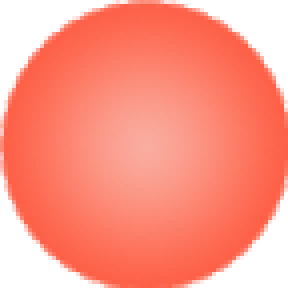
#> input picture Project/imgs/ball.png, 72 x 72 px (shown 4 times larger)
$ python convert.py   (older library calls are emulated)
#> lines starting #> are read from the running program, lines starting #| are printed output that depends on the picture
import numpy as np
from PIL import Image

# 图片文件路径
img_path = 'ball.png'

# 调整原图像大小可设置set_size=1,反之为=0
set_size = 0
img_w = 300
img_h = 200

# 读取图片并做大小调整
def gen_img():
    img = Image.open(img_path)
#> img is the input picture: PIL image 72x72 RGBA; mean R, G, B, A 253.2, 146.3, 128.9, 203.1
    if set_size == 1:
        img = img.resize((img_w, img_h), Image.ANTIALIAS)
        img.save('re_picture.jpg')
    img = np.array(img)

    return img

# 分别生成R G B的coe文件
def gen_coe(img):
    img_R = []
    img_G = []
    img_B = []
    for i in range(img.shape[0]):
        for j in range(img.shape[1]):
            img_R.append(img[i][j][0])
            img_G.append(img[i][j][1])
            img_B.append(img[i][j][2])
#> after the loop, img_B = 5184 values, max 255 at index 0, min 69 at index 307, mean 128.9; img_G = 5184 values, max 255 at index 0, min 95 at index 31, mean 146.3; img_R = 5184 values, max 255 at index 0, min 249 at index 2341, mean 253.2

    with open('Picture_R_Rom.coe', 'w') as f:
        f.writelines('memory_initialization_radix = 10;\nmemory_initialization_vector = ')
        for i in range(len(img_R)):
            if i % img.shape[1] == 0:
                f.write('\n')
            f.write(str(img_R[i]).rjust(4) + ',')
    f.close()

    with open('Picture_G_Rom.coe', 'w') as f:
        f.writelines('memory_initialization_radix = 10;\nmemory_initialization_vector = ')
        for i in range(len(img_G)):
            if i % img.shape[1] == 0:
                f.write('\n')
            f.write(str(img_G[i]).rjust(4) + ',')
    f.close()

    with open('Picture_B_Rom.coe', 'w') as f:
        f.writelines('memory_initialization_radix = 10;\nmemory_initialization_vector = ')
        for i in range(len(img_B)):
            if i % img.shape[1] == 0:
                f.write('\n')
            f.write(str(img_B[i]).rjust(4) + ',')
    f.close()

# coe文件转换成图片
def coe2picture():
    infos_R = []
    with open('Picture_R_Rom.coe', 'r') as f:
        info = f.read().splitlines()
        for i in range(2, len(info)):
            info1 = [int(a) for a in info[i].split(',')[:-1]]
            infos_R.append(info1)
    f.close()

    infos_G = []
    with open('Picture_G_Rom.coe', 'r') as f:
        info = f.read().splitlines()
        for i in range(2, len(info)):
            info1 = [int(a) for a in info[i].split(',')[:-1]]
            infos_G.append(info1)
    f.close()

    infos_B = []
    with open('Picture_B_Rom.coe', 'r') as f:
        info = f.read().splitlines()
        for i in range(2, len(info)):
            info1 = [int(a) for a in info[i].split(',')[:-1]]
            infos_B.append(info1)
    f.close()

    img_array = np.empty((np.array(infos_B).shape[0],np.array(infos_B).shape[1],3), dtype=int)
    if set_size == 1:
        img_array = np.empty((img_h,img_w,3), dtype=int)

    for i in range(np.array(infos_B).shape[0]):
        for j in range(np.array(infos_B).shape[1]):
            img_array[i][j][0] = infos_R[i][j]
            img_array[i][j][1] = infos_G[i][j]
            img_array[i][j][2] = infos_B[i][j]


    img_pil = Image.fromarray(np.uint8(img_array))
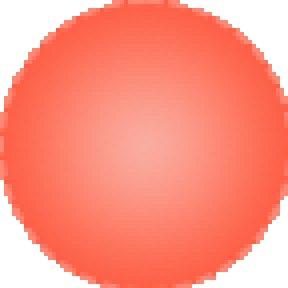
#> img_pil: PIL image 72x72 RGB (shown 4 times larger); mean R, G, B 253.2, 146.3, 128.9
    img_pil.save('coe2picture.jpg')

if __name__ == '__main__':
    img = gen_img()
    gen_coe(img)
    coe2picture()
